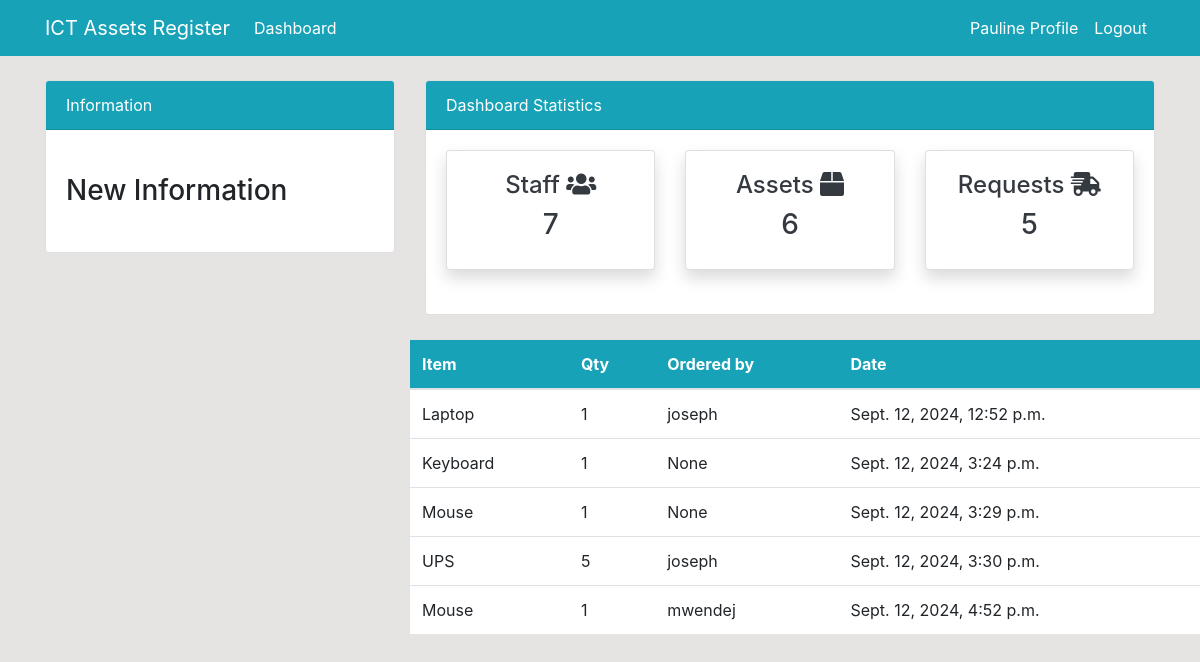
Screenshot of /requests/ (signed in) with the database file from the repository.
### dashboard/models.py (models this page shows, shortened)
class Request(models.Model):
    item = models.CharField(max_length=100)
    qty = models.IntegerField()
    order_by = models.ForeignKey(User, models.CASCADE, null=True)
    date = models.DateTimeField(auto_now_add=True)

### dashboard/views.py (the view)
# urls.py: path('requests/', views.requests, name='requests'),
@login_required(login_url='user-login')
def requests(request):
    workers_count = User.objects.all().count()
    items_requested = Request.objects.all()
    requests_count = items_requested.count()
    all_assets = Asset.objects.all()
    assets_count = all_assets.count()
    context = {
        'items': items_requested,
        'requests_count': requests_count,
        'workers_count': workers_count,
        'assets_count': assets_count,
    }
    return render(request, 'dashboard/requests.html', context=context)

### templates/dashboard/requests.html (shortened to what this page needs)
{% extends 'partials/base.html' %}
{% block content %}
{% include 'partials/topnav.html' %}
<div class="row my-4">
    <div class="col-md-4"></div>
    <div class="col-md-8">
        <table class="table bg-white">
            <thead class="bg-info text-white">
                <tr>
                    <th scope="col">Item</th>
                    <th scope="col">Qty</th>
                    <th scope="col">Ordered by</th>
                    <th scope="col">Date</th>
                </tr>
            </thead>
            <tbody>
                {% for order in items %}
                <tr>
                    <td>{{ order.item }}</td>
                    <td>{{ order.qty }}</td>
                    <td>{{ order.order_by }}</td>
                    <td>{{ order.date}}</td>
                </tr>
                {% endfor %}
            </tbody>
        </table>
    </div>
</div>
{% endblock %}

### templates/partials/nav.html (shortened to what this page needs)
<nav class="navbar navbar-expand-lg navbar-info bg-info">
    {% if user.is_authenticated %}
    <div class="container">
        <a class="navbar-brand text-white" href="{% url 'index' %}">ICT Assets Register</a>
        <div class="collapse navbar-collapse" id="navbarSupportedContent">
            <ul class="navbar-nav mr-auto">
                <li class="nav-item active">
                    <a class="nav-link text-white" href="{% url 'index' %}">Dashboard </a>
                </li>
            </ul>
            <ul class="navbar-nav ml-auto">
                <li class="nav-item active">
                    <a class="nav-link text-white" href="{% url 'user-profile' %}">{{user.first_name}} Profile </a>
                </li>
                <li class="nav-item">
                    <a class="nav-link text-white" href="{% url 'user-logout' %}">Logout</a>
                </li>
            </ul>
    {% endif %}
</nav>

### static/css/style.css (style rules this page uses)
body { background: rgb(230, 227, 227); }

### rows the page displays
Request: item "Laptop", qty "1", order_by "joseph", date "Sept. 12, 2024, 12:52 p.m."
Request: item "Keyboard", qty "1", order_by "None", date "Sept. 12, 2024, 3:24 p.m."
Request: item "Mouse", qty "1", order_by "None", date "Sept. 12, 2024, 3:29 p.m."
Request: item "UPS", qty "5", order_by "joseph", date "Sept. 12, 2024, 3:30 p.m."
Request: item "Mouse", qty "1", order_by "mwendej", date "Sept. 12, 2024, 4:52 p.m."

### other values shown
{{ user.first_name }} "Pauline"
{{ workers_count }} "7"
{{ assets_count }} "6"
{{ requests_count }} "5"
